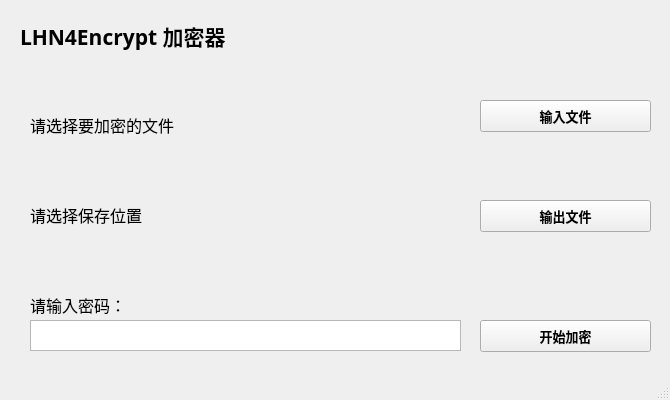
<?xml version="1.0" encoding="UTF-8"?>
<ui version="4.0">
 <class>MainWindow</class>
 <widget class="QMainWindow" name="MainWindow">
  <property name="geometry">
   <rect>
    <x>0</x>
    <y>0</y>
    <width>670</width>
    <height>400</height>
   </rect>
  </property>
  <property name="windowTitle">
   <string>LHN4Encrypt 1.1.5</string>
  </property>
  <widget class="QWidget" name="centralwidget">
   <widget class="QPushButton" name="inputBtn">
    <property name="geometry">
     <rect>
      <x>480</x>
      <y>100</y>
      <width>171</width>
      <height>32</height>
     </rect>
    </property>
    <property name="font">
     <font>
      <family>DengXian</family>
      <pointsize>10</pointsize>
      <weight>75</weight>
      <bold>true</bold>
     </font>
    </property>
    <property name="text">
     <string>输入文件</string>
    </property>
   </widget>
   <widget class="QPushButton" name="outputBtn">
    <property name="geometry">
     <rect>
      <x>480</x>
      <y>200</y>
      <width>171</width>
      <height>32</height>
     </rect>
    </property>
    <property name="font">
     <font>
      <family>DengXian</family>
      <pointsize>10</pointsize>
      <weight>75</weight>
      <bold>true</bold>
     </font>
    </property>
    <property name="text">
     <string>输出文件</string>
    </property>
   </widget>
   <widget class="QLabel" name="inputLabel">
    <property name="geometry">
     <rect>
      <x>30</x>
      <y>110</y>
      <width>431</width>
      <height>30</height>
     </rect>
    </property>
    <property name="font">
     <font>
      <family>DengXian</family>
      <pointsize>12</pointsize>
     </font>
    </property>
    <property name="text">
     <string>请选择要加密的文件</string>
    </property>
   </widget>
   <widget class="QLabel" name="outputLabel">
    <property name="geometry">
     <rect>
      <x>30</x>
      <y>200</y>
      <width>431</width>
      <height>30</height>
     </rect>
    </property>
    <property name="font">
     <font>
      <family>DengXian</family>
      <pointsize>12</pointsize>
     </font>
    </property>
    <property name="text">
     <string>请选择保存位置</string>
    </property>
   </widget>
   <widget class="QPushButton" name="startBtn">
    <property name="geometry">
     <rect>
      <x>480</x>
      <y>320</y>
      <width>171</width>
      <height>32</height>
     </rect>
    </property>
    <property name="font">
     <font>
      <family>DengXian</family>
      <pointsize>10</pointsize>
      <weight>75</weight>
      <bold>true</bold>
     </font>
    </property>
    <property name="text">
     <string>开始加密</string>
    </property>
   </widget>
   <widget class="QPlainTextEdit" name="plainTextEdit">
    <property name="geometry">
     <rect>
      <x>30</x>
      <y>320</y>
      <width>431</width>
      <height>31</height>
     </rect>
    </property>
   </widget>
   <widget class="QLabel" name="pwdLabel">
    <property name="geometry">
     <rect>
      <x>30</x>
      <y>290</y>
      <width>431</width>
      <height>30</height>
     </rect>
    </property>
    <property name="font">
     <font>
      <family>DengXian</family>
      <pointsize>12</pointsize>
     </font>
    </property>
    <property name="text">
     <string>请输入密码：</string>
    </property>
   </widget>
   <widget class="QLabel" name="label">
    <property name="geometry">
     <rect>
      <x>20</x>
      <y>10</y>
      <width>581</width>
      <height>51</height>
     </rect>
    </property>
    <property name="font">
     <font>
      <family>DengXian</family>
      <pointsize>16</pointsize>
      <weight>75</weight>
      <bold>true</bold>
     </font>
    </property>
    <property name="text">
     <string>LHN4Encrypt 加密器</string>
    </property>
   </widget>
  </widget>
  <widget class="QStatusBar" name="statusbar"/>
 </widget>
 <resources/>
 <connections/>
</ui>
